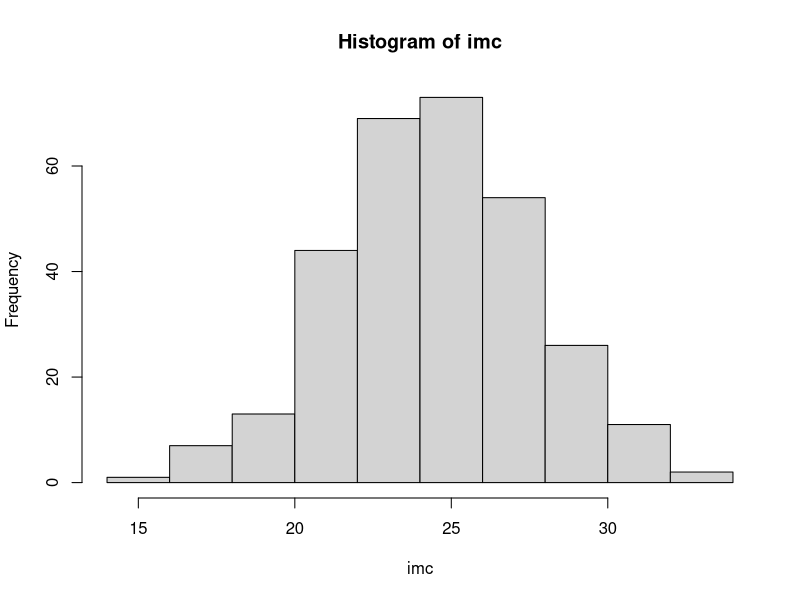
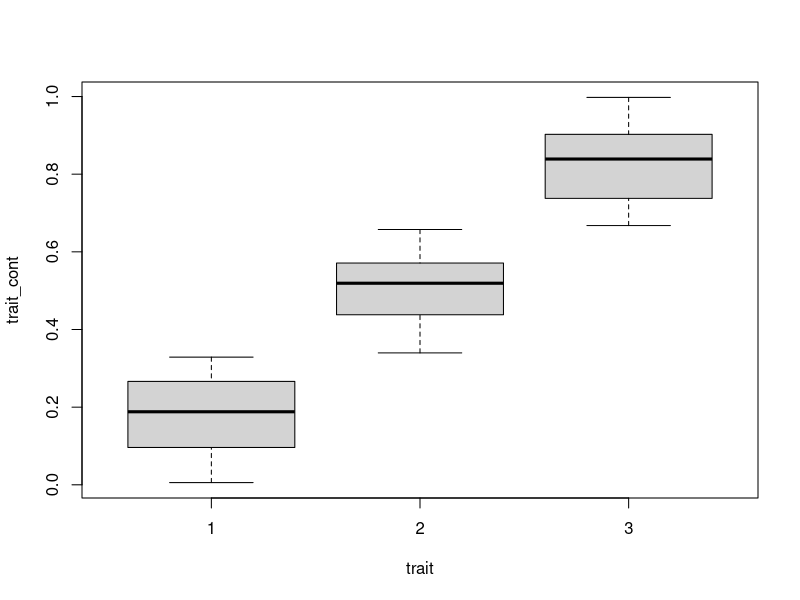
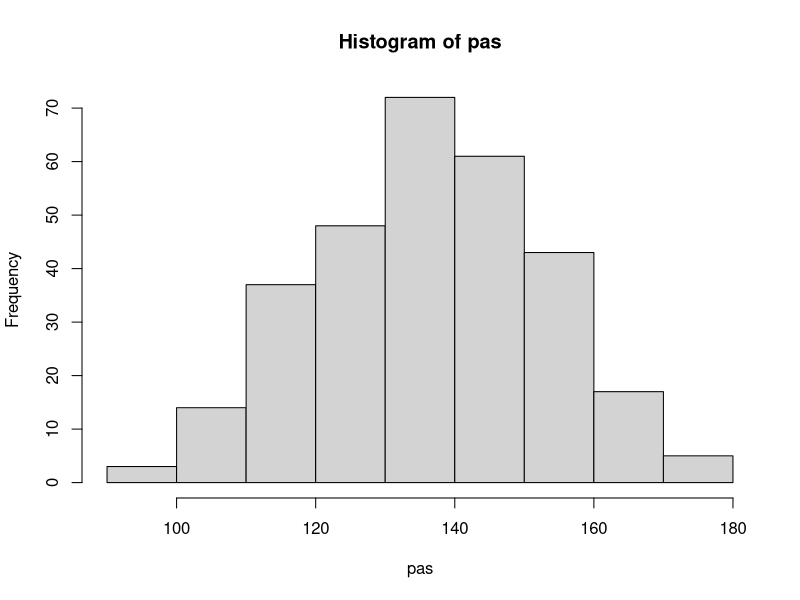

The R script that drew these images, in order: (Note: this script raises an error after producing the figures.)
# B Lepage le 22 aout 2025
# R version 4.5.1 (2025-06-13 ucrt) -- "Great Square Root"
# Copyright (C) 2025 The R Foundation for Statistical Computing
# Platform: x86_64-w64-mingw32/x64


rm(list=ls())
# ---------------------------------------------------------------------------- #
# création de df_1 ----
# ---------------------------------------------------------------------------- #
set.seed(54321)
N <- 300

### sex
sex <- rbinom(n = N, size = 1, prob = 0.5) # Femme = 0 ; Homme = 1

### IMC
imc <- rnorm(n = N, 
             mean = (24 * as.integer(sex == 0) + 
                       25 * as.integer(sex == 1)),
             sd = 3)
imc <- round(imc, digits = 1)
hist(imc)

### traitement
trait_cont <- runif(n = N)
trait <- ((1 * as.integer(trait_cont < 1/3)) + 
            (2 * as.integer(trait_cont >= 1/3 & trait_cont < 2/3)) +
            (3 * as.integer(trait_cont >= 2/3)))
boxplot(trait_cont ~ trait)
# P = 1 ; A = 2 ; B = 3

### PAS en mmHg
pas <- (110 + 
          (0 * as.integer(trait == 1) - 
             15 * as.integer(trait == 2) - 
             5 * as.integer(trait == 3)) + 
          1.2 * imc +
          10 * sex) + rnorm(n = N, mean = 0, sd = 15)
pas <- round(pas, digits = 0)
hist(pas)

model_pas <- lm(pas ~ as.factor(sex) + imc + as.factor(trait))
summary(model_pas)
# Residuals:
#   Min      1Q  Median      3Q     Max 
# -38.945 -10.096   0.013  10.857  41.157 
# 
# Coefficients:
#   Estimate Std. Error t value Pr(>|t|)    
# (Intercept)       110.0173     7.1359  15.417  < 2e-16 ***
#   as.factor(sex)1     8.5039     1.7785   4.782 2.75e-06 ***
#   imc                 1.1102     0.2902   3.825 0.000159 ***
#   as.factor(trait)2 -11.0405     2.1233  -5.200 3.74e-07 ***
#   as.factor(trait)3  -2.9255     2.1361  -1.370 0.171866    

# plot(model_pas)

df_1 <- data.frame(subjid = 1:300,
                   sex = sex, 
                   imc = imc, 
                   trait = trait,
                   pas = pas)
write.csv2(df_1, "data/df_1.csv", row.names = FALSE)

rm(imc, N, pas, sex, trait, trait_cont, model_pas)
## on crée une base de méta données qui sera utile pour la labellisation

## Pour chaque variable : 
## 1) on indique le nom de la variable et son label (répété autant de fois que nécessaire)
## 2) on commence par définir les modalités de réponses pour les variables catégorielles 
## qui nécessitent éventuellement plusieurs lignes par variable
## proposition : 
##  - id_labs : séquence de 1 jusqu'au numéro de labels nécessaire
##  - code_labs : code des labels
##  - labels : noms des labels

meta_df_1 <- data.frame(var = "subjid",
                        label = "Identifiant patient",
                        id_labs = 1,
                        code_labs = NA,
                        labs = "")

## On va ensuite fusionner cette base avec des bases temporaires qui seront fusionnées
## à la base initiale

## sex
meta_temp <- data.frame(var = rep("sex", 2),
                        label = rep("Sexe", 2),
                        id_labs = 1:2,
                        code_labs = c(0, 1),
                        labs = c("Féminin", "Masculin"))
meta_df_1 <- rbind(meta_df_1, meta_temp)

## imc
meta_temp <- data.frame(var = "imc",
                        label = "IMC (kg/m²)",
                        id_labs = 1,
                        code_labs = NA,
                        labs = "")
meta_df_1 <- rbind(meta_df_1, meta_temp)

## trait
meta_temp <- data.frame(var = rep("trait", 3), 
                        label = rep("Traitement", 3), 
                        id_labs = 1:3,
                        code_labs = 1:3,
                        labs = c("Placebo", "Traitement A", "Traitement B"))
meta_df_1 <- rbind(meta_df_1, meta_temp)

## pas
meta_temp <- data.frame(var = "pas",
                        label = "PAS (mmHg)",
                        id_labs = 1,
                        code_labs = NA,
                        labs = "")
meta_df_1 <- rbind(meta_df_1, meta_temp)
rm(meta_temp)

meta_df_1
#      var               label id_labs code_labs         labs
# 1 subjid Identifiant patient       1        NA             
# 2    sex                Sexe       1         0      Féminin
# 3    sex                Sexe       2         1     Masculin
# 4    imc         IMC (kg/m²)       1        NA             
# 5  trait          Traitement       1         1      Placebo
# 6  trait          Traitement       2         2 Traitement A
# 7  trait          Traitement       3         3 Traitement B
# 8    pas          PAS (mmHg)       1        NA             

## Cette base de méta données pourra être utilisée pour labeliser les tableaux et graphiques
## Note les noms de colonnes sont arbitraires (je ne sais pas s'il existe des normes pour s'inspirer !)
write.csv2(meta_df_1, "data/meta_df_1.csv", row.names = FALSE)

# ---------------------------------------------------------------------------- #
# import from Stata ----
# ---------------------------------------------------------------------------- #
rm(list=ls())
library(haven)
df_1_stata <- read_dta("data/df_1.dta", 
                       encoding = "UTF-8")
View(df_1_stata)

attributes(df_1_stata$subjid)
attributes(df_1_stata$sex)
attributes(df_1_stata$imc)
attributes(df_1_stata$trait)
attributes(df_1_stata$pas)

# les méta données sont importées sous forme d'attributes +++

## On va ranger ces méta-données dans une base de méta-données qui 
## qui permet de conserver ces information de manière plus flexible
meta_df_1 <- data.frame(df = rep("", 0),
                        var = rep("", 0),
                        label = rep("", 0),
                        labels = rep(NA, 0),
                        labels_names = rep("", 0),
                        digits = rep(NA, 0))
for(i in 1:length(names(df_1_stata))) {
  
}


# ---------------------------------------------------------------------------- #
# import from SAS ----
# ---------------------------------------------------------------------------- #

# 
# ## install readxl package
# library(readxl)
# df_1 <- read_excel("data/base_1.xls")
# View(df_1)
# 
# 
# df_1$sex <- rep(NA, nrow(df_1))
